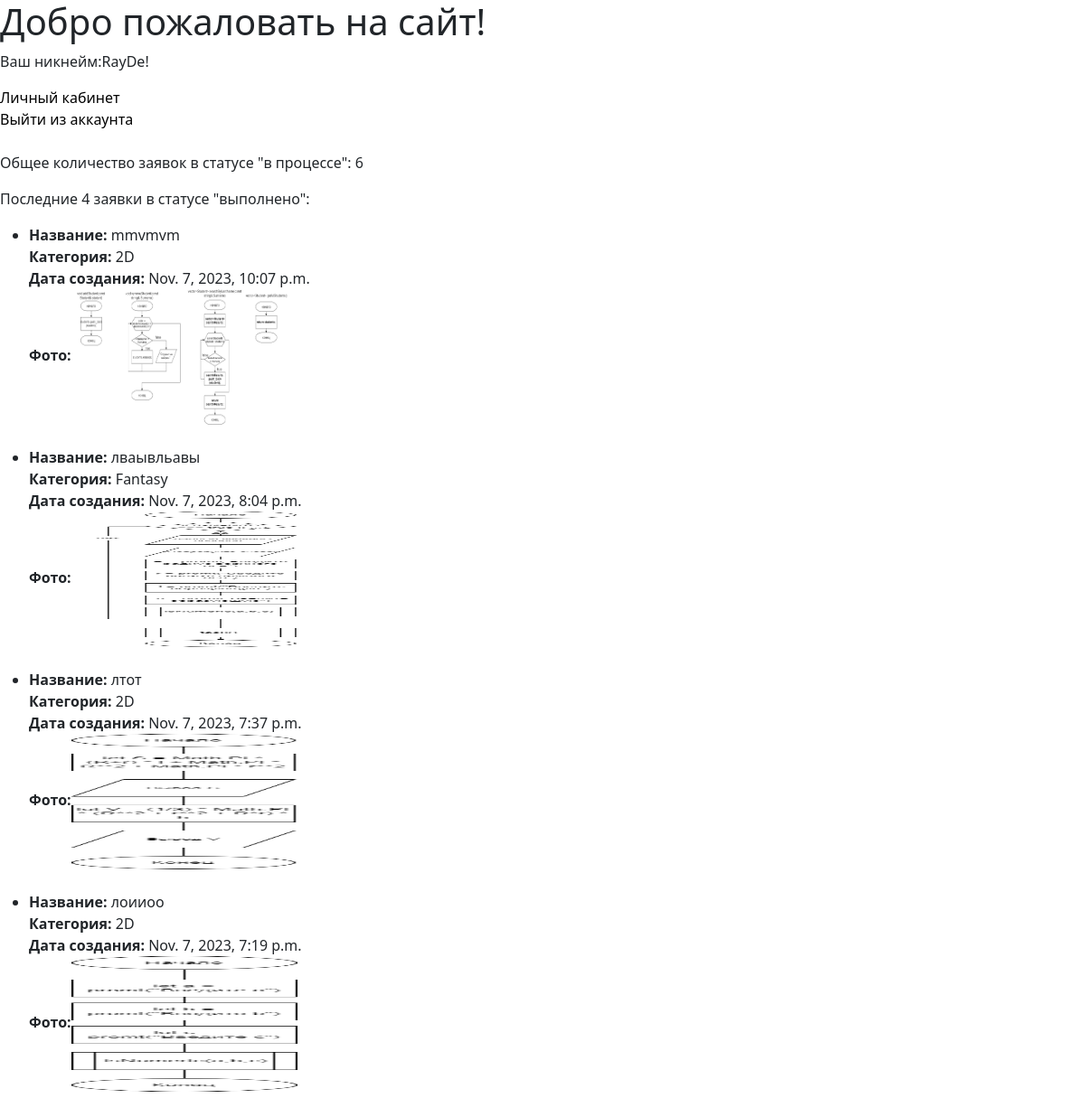
Page /catalog/ (signed in) on the committed database.
### catalog/models.py (models this page shows, shortened)
class CustomUser(AbstractUser):
    fio = models.CharField(max_length=100)
    email =  models.EmailField(max_length=100)
    password = models.CharField(max_length=100)

class Request(models.Model):
    objects = None
    def validate_image(fieldfile_obj):
        filesize = fieldfile_obj.file.size
        max_size = 2.0
        if filesize > max_size * 1024 * 1024:
            raise ValidationError("Максимальный размер файла 2 МБ")
    title = models.CharField(max_length=100, verbose_name="Заголовок")
    description = models.TextField(verbose_name='Описание')
    category = models.ForeignKey(DesignCategory, on_delete=models.CASCADE, verbose_name='Категория')
    REQUEST_STATUS = (
        ('new', 'Новая'),
        ('process', 'Принято в работу'),
        ('made', 'Выполнено'),
    )
    status = models.CharField(
        max_length=25,
        choices=REQUEST_STATUS,
        blank=True,
        verbose_name="Статус заявки",
        default='new')
    user = models.ForeignKey(CustomUser, on_delete=models.CASCADE, verbose_name='Пользователь')
    request_photo = models.ImageField(max_length=254, upload_to="media/", verbose_name="Фотография",
                                      help_text="Разрешается формата файла только jpg, jpeg, png, bmp",
                                      validators=[
                                          FileExtensionValidator(allowed_extensions=['jpg', 'jpeg', 'png', 'bmp']),
                                          validate_image])
    date = models.DateTimeField(default=django.utils.timezone.now)
    design_file = models.ImageField(upload_to='media/',
                                   validators=[FileExtensionValidator(allowed_extensions=['jpeg', 'jpg', 'png', 'bmp']),
                                               validate_image], blank=True)
    comment = models.TextField(blank=True)

class DesignCategory(models.Model):
    name = models.CharField(max_length=100, unique=True)
    def __str__(self):
        return self.name

### catalog/views.py (the view)
# urls.py: path('', ViewRequests.as_view(), name='index'),
class ViewRequests(ListView):
   model = Request
   template_name = 'index.html'
   context_object_name = 'requests'
   def get_context_data(self, **kwargs):
       context = super().get_context_data(**kwargs)
       in_process_count = Request.objects.filter(status='process').count()
       context['in_process_count'] = in_process_count
       done_requests = Request.objects.filter(status='made').order_by('-date')[:4]
       context['done_requests'] = done_requests
       return context

### catalog/templates/index.html (shortened to what this page needs)
<!DOCTYPE html>
<html lang="ru">
  <head>
    <link href="https://cdn.jsdelivr.net/npm/bootstrap@5.1.3/dist/css/bootstrap.min.css" rel="stylesheet"
>
  {% load static %}
  </head>
  <body>
  <h1>Добро пожаловать на сайт!</h1>
  <div>
      {% if user.is_authenticated%}
        <p>Ваш никнейм:{{ user.username }}!</p>
        <a href="{% url 'home' %}">Личный кабинет</a>
        <br>
        <a href="{% url 'logout' %}">Выйти из аккаунта</a>
        <br>
       {% if user.is_staff %}
             <hr>
             <ul class="sidebar-nav">
                 <li>Вы  администратор</li>
                 {% if perms.catalog.can_mark_returned %}
                 <li><a href="{% url 'admin_requests'%}">все заявки</a></li>
                 <li><a href="{% url 'category_list'%}">все категории</a></li>
                 {% endif %}
             </ul>
            <hr>
            {% block content %}{% endblock %}
       {%  else %}
      <br>
      <p>Общее количество заявок в статусе "в процессе": {{ in_process_count }}</p>
      <p>Последние 4 заявки в статусе "выполнено":</p>
        <ul>
            {% for request in done_requests %}
                <li>
                    <strong>Название:</strong> {{ request.title }}<br>
                    <strong>Категория:</strong> {{ request.category }}<br>
                    <strong>Дата создания:</strong> {{ request.date }}<br>
                    <strong>Фото:</strong><img src="{{request.request_photo}}" width="250px" height="150px"/><br>
                </li>
                <br>
            {% endfor %}
        </ul>
      {% endif %}
    <br>
    <br>
    <br>
      {% else %}
        <button><a href="{% url 'register' %}">Регистрация</a></button>
        <button><a href="{% url 'login' %}">Вход</a></button>
      {% endif %}
  </div>
  </body>
</html>

### catalog/templates/index.html (style rules this page uses)
a { text-decoration: none; color: black; }

### rows in the picture
CustomUser: username "RayDe"
Request: title "mmvmvm", category "2D", date "Nov. 7, 2023, 10:07 p.m.", request_photo (picture)
Request: title "лваывльавы", category "Fantasy", date "Nov. 7, 2023, 8:04 p.m.", request_photo (picture)
Request: title "лтот", category "2D", date "Nov. 7, 2023, 7:37 p.m.", request_photo (picture)
Request: title "лоииоо", category "2D", date "Nov. 7, 2023, 7:19 p.m.", request_photo (picture)

### other values in the picture
{{ in_process_count }} "6"
